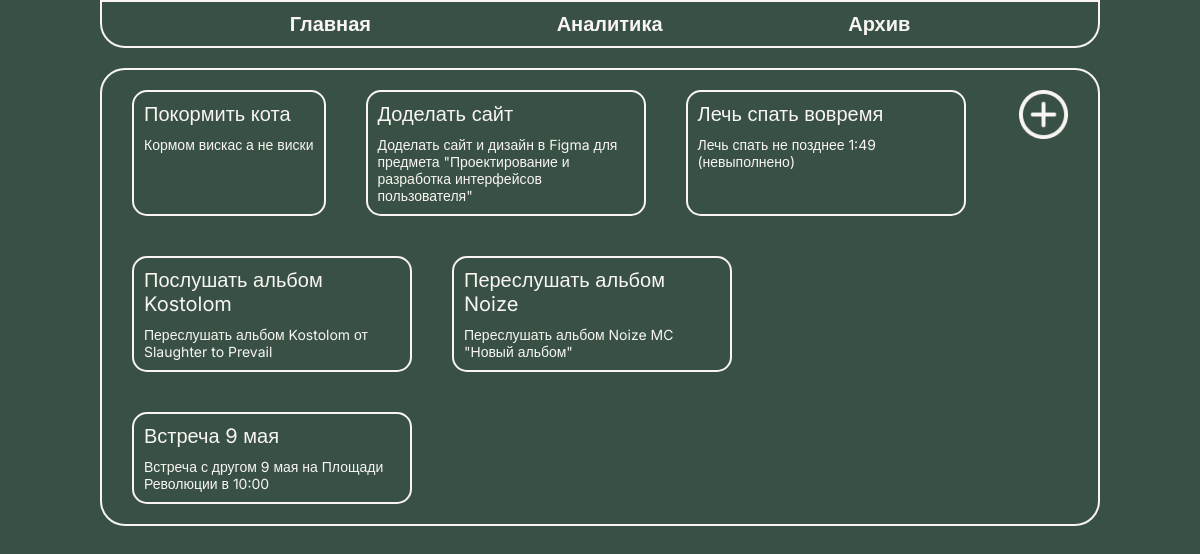
The page / on the database its author committed.
### tables this page shows
CREATE TABLE `table_notes` (
  `id` int(11) NOT NULL,
  `name` varchar(30) NOT NULL,
  `description` varchar(255) NOT NULL
);

### components/notes.php (the view)
<?php
$connection = mysqli_connect('localhost','root','','notes_db');
$sql = 'SELECT * FROM `table_notes`';
$query = mysqli_query($connection, $sql);
$result = mysqli_fetch_all($query);
?>
<div class="body-notes">
    <div class="notes-wrapper">
        <div class="notes-main">
            <?php foreach($result as $item):?>
                <div class="note-wrapper">
                    <div class="note-main">
                        <h2 class="note-h2">
                            <?= $item[1]?>
                        </h2>
                        <p class="note-p">
                            <?= $item[2]?>
                        </p>
                    </div>
                </div>
            <?php endforeach;?>
        </div>
        <div class="right-button-block">
            <a href="components/newNote.php"><img src="img/Button.png" alt="button" class="button-img"></a>
        </div>
    </div>
</div>

### index.php (shortened to what this page needs)
<!DOCTYPE html>
<html lang="ru">
<head>
    <link rel="stylesheet" href="normalize.css">
    <link rel="stylesheet" href="style.css">
</head>
<body>
    <?php include_once('components/header.php')?>
    <main class="notes">
        <?php include_once('components/notes.php'); ?>
    </main>
</body>
</html>

### components/header.php
<header class="header-wrapper">
    <div class="header-main">
        <nav class="nav-list">
            <li class="nav-li"><a href="/index.php" class="nav-a">Главная</a></li>
            <li class="nav-li"><a href="" class="nav-a">Аналитика</a></li>
            <li class="nav-li"><a href="" class="nav-a">Архив</a></li>
        </nav>
    </div>
</header>

### style.css (style rules this page uses)
* { font-family: "Inter", sans-serif; }
body { display: flex; flex-direction: column; gap: 20px; background-color: #385144; color: #F8F5F2; }
.body-notes { display: flex; flex-direction: row; align-items: center; justify-content: center; }
.header-wrapper { flex-direction: column; justify-items: center; }
.header-main { width: 1000px; border: 2px solid #F8F5F2; border-bottom-left-radius: 25px; border-bottom-right-radius: 25px; padding: 10px; display: flex; flex-wrap: wrap; flex-direction: column; }
.nav-list { display: flex; flex-direction: row; justify-content: space-evenly; }
.nav-li { list-style: none; }
.nav-a { padding: 4px 8px; font-size: 20px; font-weight: 600; color: #F8F5F2; }
.notes-wrapper { width: 1000px; display: flex; flex-direction: row; align-items: start; justify-content: center; border: 2px solid #F8F5F2; border-radius: 25px; padding: 20px 30px; }
.notes-main { width: 900px; gap: 40px; display: flex; flex-direction: row; flex-wrap: wrap; }
.note-wrapper { border: 2px solid #F8F5F2; border-radius: 15px; max-width: 280px; }
.note-main { display: flex; flex-direction: column; padding: 10px; }
.note-h2 { font-size: 20px; margin-bottom: 10px; }
.note-p { font-size: 14px; }
.button-img { min-width: 30px; }

### rows shown on the page
table_notes: name "Покормить кота", description "Кормом вискас а не виски"
table_notes: name "Доделать сайт", description "Доделать сайт и дизайн в Figma для предмета \"Проектирование и разработка интерфейсов пользователя\""
table_notes: name "Лечь спать вовремя", description "Лечь спать не позднее 1:49 (невыполнено)"
table_notes: name "Послушать альбом Kostolom", description "Переслушать альбом Kostolom от Slaughter to Prevail"
table_notes: name "Переслушать альбом Noize", description "Переслушать альбом Noize MC \"Новый альбом\""
table_notes: name "Встреча 9 мая", description "Встреча с другом 9 мая на Площади Революции в 10:00"
